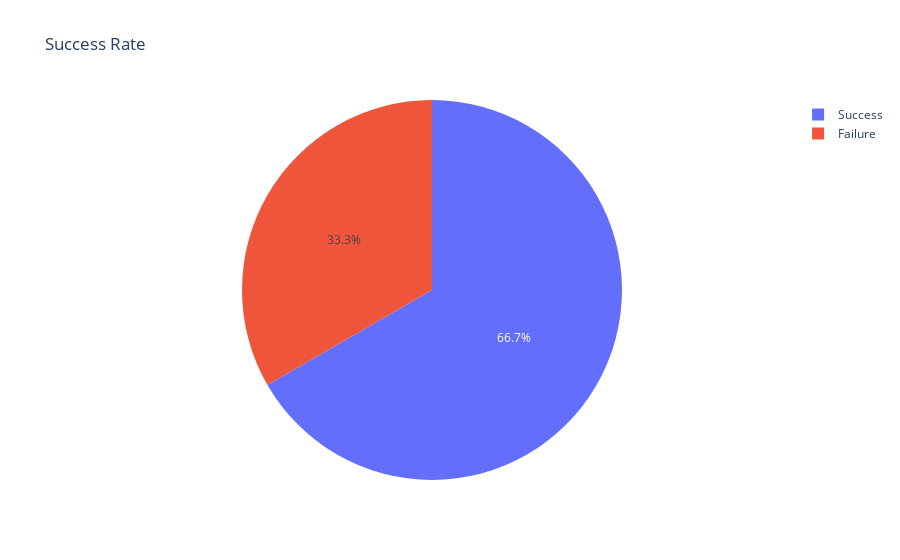

This figure's notebook cell:
### Code cell
fig = px.pie(lc_vc, values='lc', names=['Success','Failure'], title='Success Rate')
fig.show()

### Figure 1 — Plotly figure (JSON) as saved in the notebook; plotly's stock layout.template omitted (floating-point values rounded to 4 significant figures)
{"data": [{"domain": {"x": [0, 1], "y": [0, 1]}, "hovertemplate": "label=%{label}<br>lc=%{value}<extra></extra>", "labels": ["Success", "Failure"], "legendgroup": "", "name": "", "showlegend": true, "type": "pie", "values": [60, 30]}], "layout": {"autosize": true, "legend": {"tracegroupgap": 0}, "title": {"text": "Success Rate"}}}
